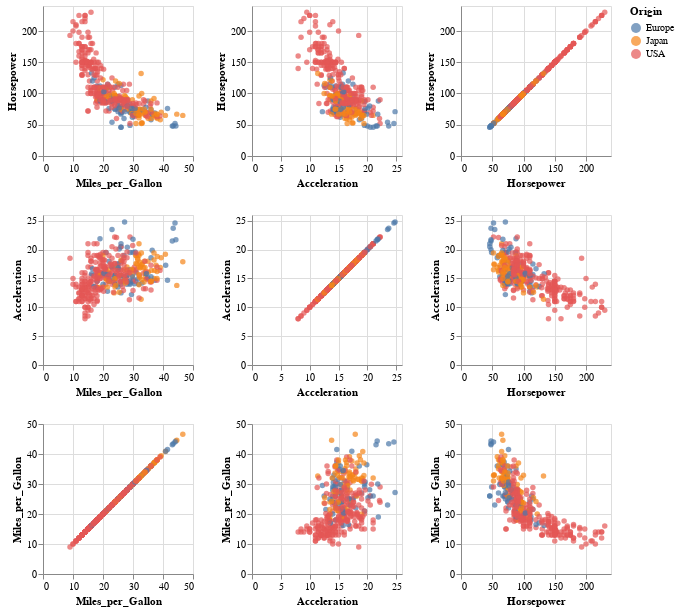

The notebook cell this image was saved under:
### Code cell
alt.Chart(source).mark_circle().encode(
    alt.X(alt.repeat("column"), type='quantitative'),
    alt.Y(alt.repeat("row"), type='quantitative'),
    color='Origin:N'
).properties(
    width=150,
    height=150
).repeat(
    row=['Horsepower', 'Acceleration', 'Miles_per_Gallon'],
    column=['Miles_per_Gallon', 'Acceleration', 'Horsepower']
).interactive()

### Figure 1 — Vega-Lite specification as saved in the notebook (floating-point values rounded to 4 significant figures; data arrays with more than 128 entries replaced by an {"elided": "..."} marker saying what was removed)
{"config": {"view": {"continuousWidth": 400, "continuousHeight": 300}}, "repeat": {"column": ["Miles_per_Gallon", "Acceleration", "Horsepower"], "row": ["Horsepower", "Acceleration", "Miles_per_Gallon"]}, "spec": {"data": {"name": "data-f02450ab61490a1363517a0190416235"}, "mark": "circle", "encoding": {"color": {"type": "nominal", "field": "Origin"}, "x": {"type": "quantitative", "field": {"repeat": "column"}}, "y": {"type": "quantitative", "field": {"repeat": "row"}}}, "height": 150, "selection": {"selector002": {"type": "interval", "bind": "scales", "encodings": ["x", "y"]}}, "width": 150}, "$schema": "https://vega.github.io/schema/vega-lite/v4.0.2.json", "datasets": {"data-f02450ab61490a1363517a0190416235": {"elided": "406 records"}}}
